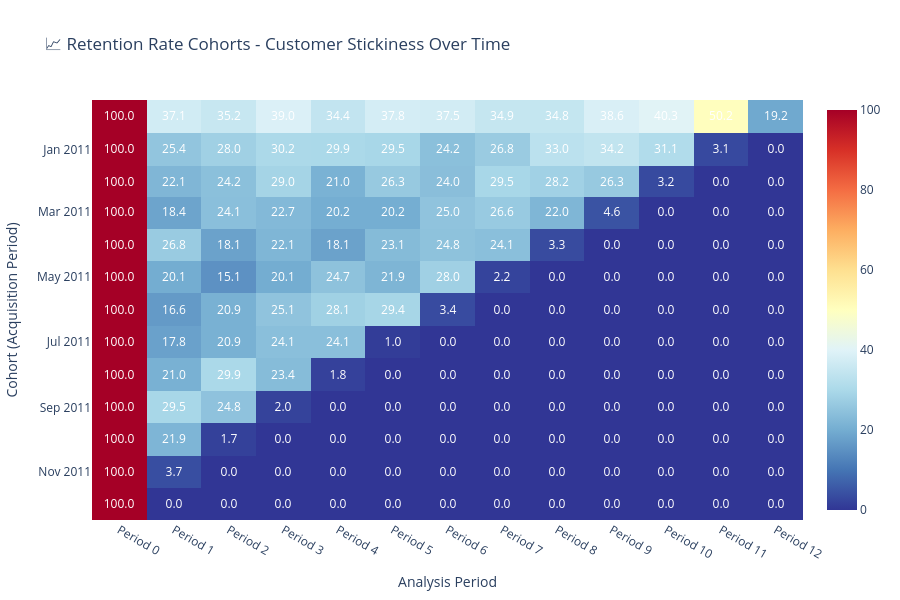

The cell this chart's notebook holds for it:
### Code cell
# 📈 Create Retention Rate Heatmap
print("📈 Creating retention rate heatmap...")

retention_heatmap = plot_cohort_heatmap(
    cohort_data=retention_cohorts,
    title="📈 Retention Rate Cohorts - Customer Stickiness Over Time",
    color_scale="RdYlBu_r",     # Red-Yellow-Blue reversed (red=low, blue=high)
    show_values=True,
    value_format=".1f",        # One decimal place for percentages
    show_colorscale=True,
    width=900,
    height=600
)

retention_heatmap.show()

print("\n🎯 Retention Rate Insights:")
print("• Blue = High retention rates (good!)")
print("• Red = Low retention rates (needs attention)")
print("• Period 0 is always 100% (baseline)")
print("• Period 1 shows immediate retention")
print("• Later periods show long-term loyalty")

### Figure 1 — Plotly figure (JSON) as saved in the notebook; plotly's stock layout.template omitted (floating-point values rounded to 4 significant figures; data arrays with more than 128 entries replaced by an {"elided": "..."} marker saying what was removed)
{"data": [{"colorscale": [[0, "rgb(49,54,149)"], [0.1, "rgb(69,117,180)"], [0.2, "rgb(116,173,209)"], [0.3, "rgb(171,217,233)"], [0.4, "rgb(224,243,248)"], [0.5, "rgb(255,255,191)"], [0.6, "rgb(254,224,144)"], [0.7, "rgb(253,174,97)"], [0.8, "rgb(244,109,67)"], [0.9, "rgb(215,48,39)"], [1, "rgb(165,0,38)"]], "hoverongaps": false, "showscale": true, "text": {"elided": "13x13 float values"}, "textfont": {"color": "white", "size": 12}, "texttemplate": "%{text:.1f}", "type": "heatmap", "x": ["Period 0", "Period 1", "Period 2", "Period 3", "Period 4", "Period 5", "Period 6", "Period 7", "Period 8", "Period 9", "Period 10", "Period 11", "Period 12"], "y": ["2010-12-01", "2011-01-01", "2011-02-01", "2011-03-01", "2011-04-01", "2011-05-01", "2011-06-01", "2011-07-01", "2011-08-01", "2011-09-01", "2011-10-01", "2011-11-01", "2011-12-01"], "z": {"elided": "13x13 float values"}}], "layout": {"font": {"size": 12}, "height": 600, "title": {"text": "📈 Retention Rate Cohorts - Customer Stickiness Over Time"}, "width": 900, "xaxis": {"title": {"text": "Analysis Period"}}, "yaxis": {"autorange": "reversed", "title": {"text": "Cohort (Acquisition Period)"}}}}
